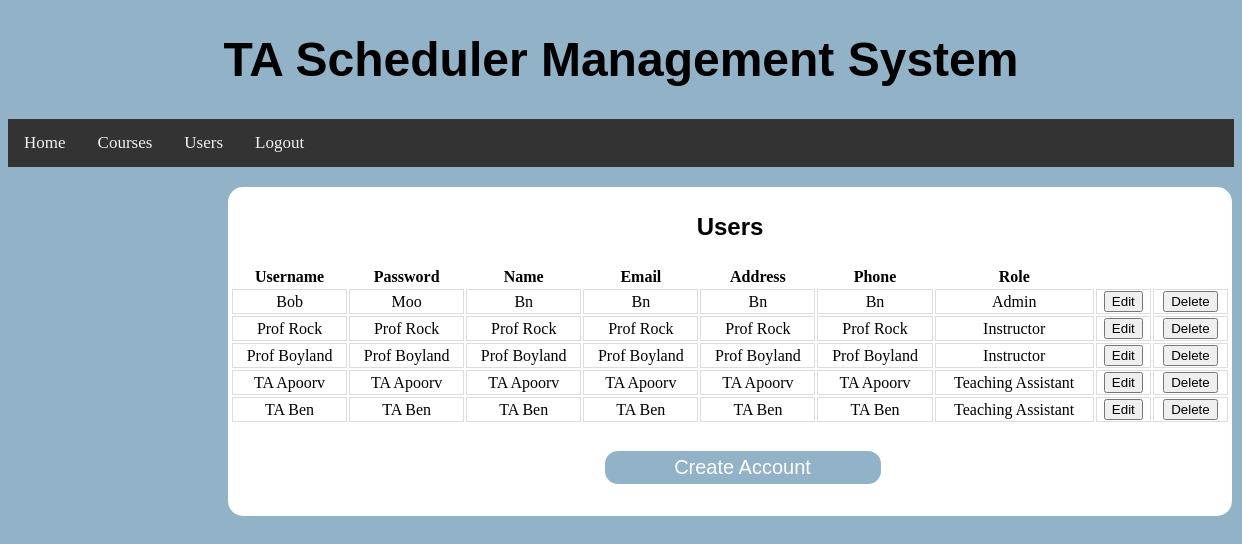
Page /users/ (signed in) on the committed database.
### BackendWork/models.py (models this page shows, shortened)
class MyUser(models.Model):
    ROLE_CHOICES = (('Teaching Assistant', 'TEACHING_ASSISTANT'), ('Instructor', 'INSTRUCTOR'), ('Admin', 'ADMIN'))
    username = models.CharField(max_length=20, unique=True)
    password = models.CharField(max_length=20)
    name = models.CharField(max_length=20)
    email = models.CharField(max_length=20)
    address = models.CharField(max_length=72)
    phone = models.CharField(max_length=10)
    role = models.CharField(max_length=30, choices=ROLE_CHOICES, default='Teaching Assistant')
    assignedClasses = models.ManyToManyField(ClassList, null=True)

### BackendWork/views.py (the view, shortened to what this page needs)
# urls.py: path("users/", Users.as_view()),
class Users(View):
    def get(self, request):
        try:
            request.session["user"]
        except:
            return redirect("/")
        return render(request, "users.html", {'sessionUser': MyUser.objects.get(username=request.session["user"]),
                                              'users': MyUser.objects.all()})

### templates/users.html (shortened to what this page needs)
{% load static %}
<!DOCTYPE html>
<html lang="en">
<head>
    <link rel="stylesheet" type="text/css" href="{% static 'css/users.css' %}"/>
</head>
<div class="navContainer">
    <header class="header">
        <h1><a>TA Scheduler Management System</a></h1>
    </header>
    <div class="navigation">
        <li><a href="/home/">Home</a></li>
        <li><a href="/courses/">Courses</a></li>
        <li><a href="/users/">Users</a></li>
        <li><a href="/">Logout</a></li>
    </div>
</div>
<body>
<div class="container">
    <p class=header>Users</p>
    <div class="containerbox">
        <table>
            <tr>
                <th>Username</th>
                <th>Password</th>
                <th>Name</th>
                <th>Email</th>
                <th>Address</th>
                <th>Phone</th>
                <th>Role</th>
            </tr>
            <tr>
                {% for i in users %}
                     {% if editingUser == i.username %}
                         <form action="" method="post">
                         {% csrf_token %}
                             <td><input name="username" placeholder="{{ i.username }}"></td>
                             <td><input name="password" placeholder="{{ i.password }}"></td>
                             <td><input name="name" placeholder="{{ i.name }}"></td>
                             <td><input name="email" placeholder="{{ i.email }}"></td>
                             <td><input name="address" placeholder="{{ i.address }}"></td>
                             <td><input name="phone" placeholder="{{ i.phone }}"></td>
                             <td><select name="role" class="dropdownMenu">
                                 {% if i.role == 'Admin' %}
                                 <option value="Admin" selected>Admin</option>
                                 {% else %}
                                 <option value="Admin">Admin</option>
                                 {% endif %}
                                 {% if i.role == 'Instructor' %}
                                 <option value="Instructor" selected>Instructor</option>
                                     {% else %}
                                 <option value="Instructor">Instructor</option>
                                 {% endif %}
                                 {% if i.role == 'Teaching Assistant' %}
                                 <option value="Teaching Assistant" selected>Teaching Assistant</option>
                                     {% else %}
                                 <option value="Teaching Assistant">Teaching Assistant</option>
                                 {% endif %}
                             </select>
                            </td>
                             <td>
                                 <button name="saveEditUser" value="{{ i.username }}">Save</button>
                         </form>
                         <td>
                             <a href="/users/">
                                 <button>Cancel</button>
                             </a>
                         </td>
                    </td>
                    {% else %}
                         <td>{{ i.username }}</td>
                         <td>{{ i.password }}</td>
                         <td>{{ i.name }}</td>
                         <td>{{ i.email }}</td>
                         <td>{{ i.address }}</td>
                         <td>{{ i.phone }}</td>
                         <td>{{ i.role }}</td>
                         <td>
                             <form action="" method="post">
                                 <button name="editUser" value="{{ i.username }}">Edit</button>
                             </form>
                         </td>
                     {% endif %}
                    <form action="" method="post">
                    <td>
                        <button name="deleteUser" value="{{ i.username }}">Delete</button>
                    </td>
                    </form>
            </tr>
                {% endfor %}
        </table>
    </div>
        <div class="submit-button">
            <a href="../createAccount/"><button name="createAccountSubmit">Create Account</button></a>
        </div>
</div>
</body>
</html>

### TAScheduler/static/css/users.css (style rules this page uses)
html { background: rgb(145, 178, 199); }
.navigation { list-style-type: none; background-color: #333; position: sticky; width: 100%; overflow: auto; }
.navigation li a { float: left; color: #f2f2f2; text-align: center; padding: 14px 16px; text-decoration: none; font-size: 17px; background-color: #333; }
.header { font-family: 'Ubuntu', sans-serif; font-weight: bold; font-size: 24px; text-align: center; }
.th, td { border-bottom: 1px solid #ddd; border-left: 1px solid #ddd; border-top: 1px solid #ddd; border-right: 1px solid #ddd; }
.container { margin-top: 20px; width: 1000px; height: 325px; flex-direction: row; justify-content: center; align-items: center; margin-bottom: 6px; margin-left: 220px; border: 2px solid White; border-radius: 15px; background: white; text-align: center; }
.containerbox { display: grid; width: 1000px; gap: 50px; }
.submit-button { display: flex; flex-direction: column; margin-top: 25px; }
.submit-button button { font-size: 20px; padding: 5px 15px; border: 2px solid; border-radius: 15px; color: white; background: #91B2C7; width: 280px; cursor: pointer; margin-left: 25px; }

### rows in the picture
MyUser: username "Bob", password "Moo", name "Bn", email "Bn", address "Bn", phone "Bn", role "Admin"
MyUser: username "Prof Rock", password "Prof Rock", name "Prof Rock", email "Prof Rock", address "Prof Rock", phone "Prof Rock", role "Instructor"
MyUser: username "Prof Boyland", password "Prof Boyland", name "Prof Boyland", email "Prof Boyland", address "Prof Boyland", phone "Prof Boyland", role "Instructor"
MyUser: username "TA Apoorv", password "TA Apoorv", name "TA Apoorv", email "TA Apoorv", address "TA Apoorv", phone "TA Apoorv", role "Teaching Assistant"
MyUser: username "TA Ben", password "TA Ben", name "TA Ben", email "TA Ben", address "TA Ben", phone "TA Ben", role "Teaching Assistant"
